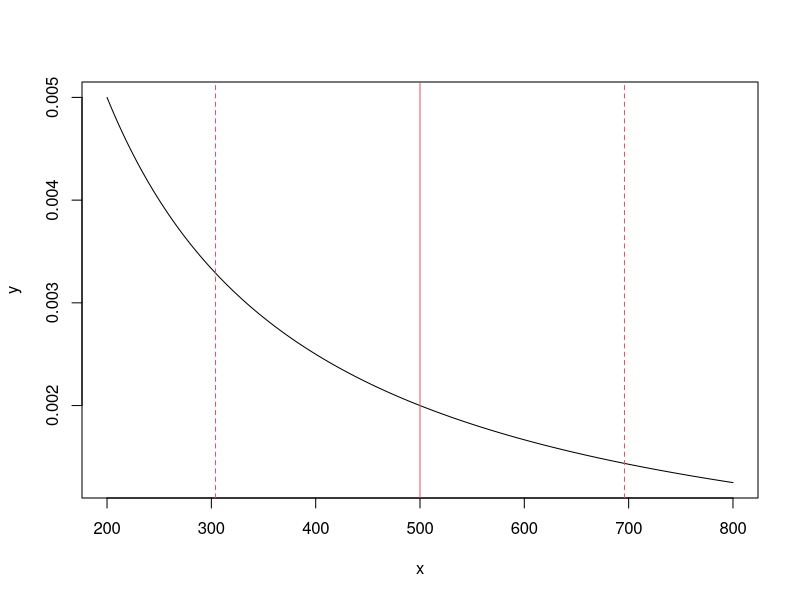
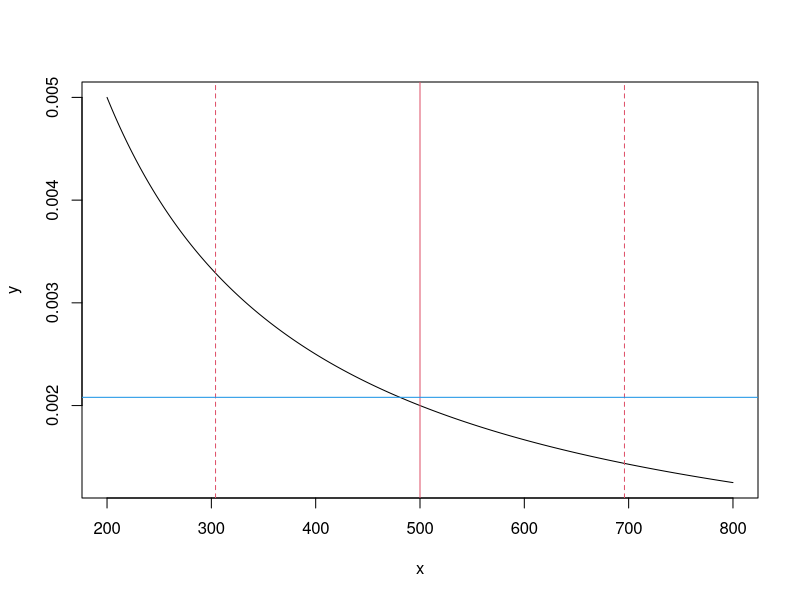
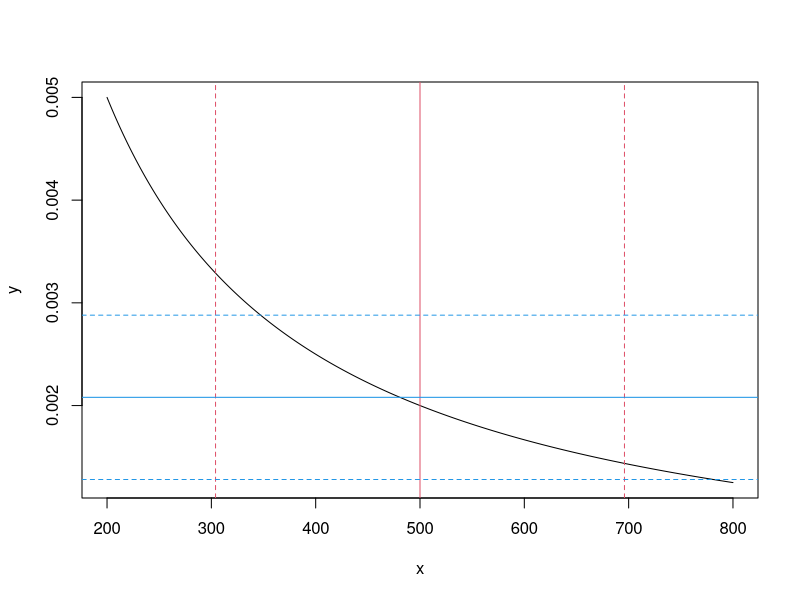
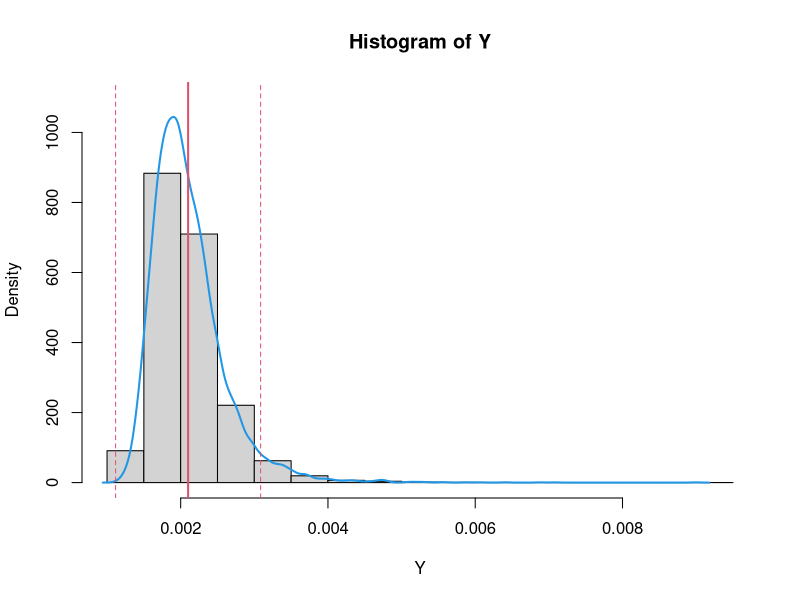
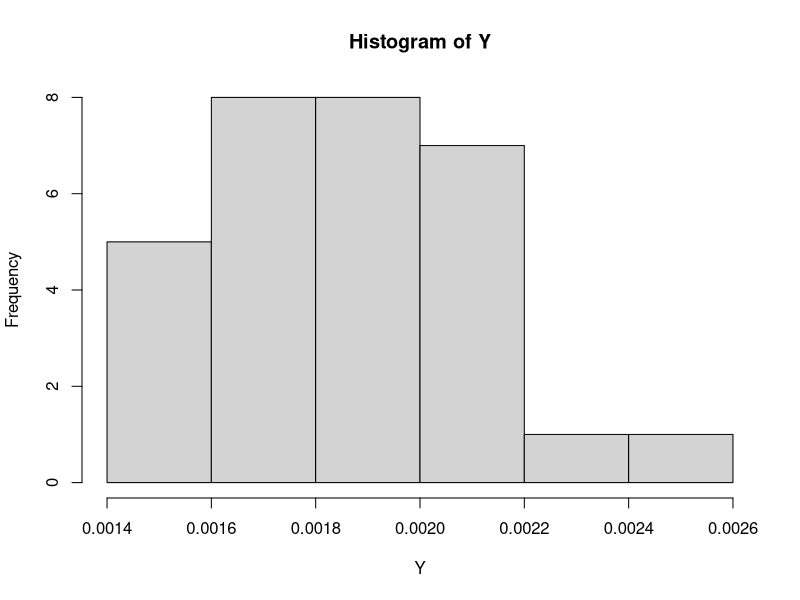
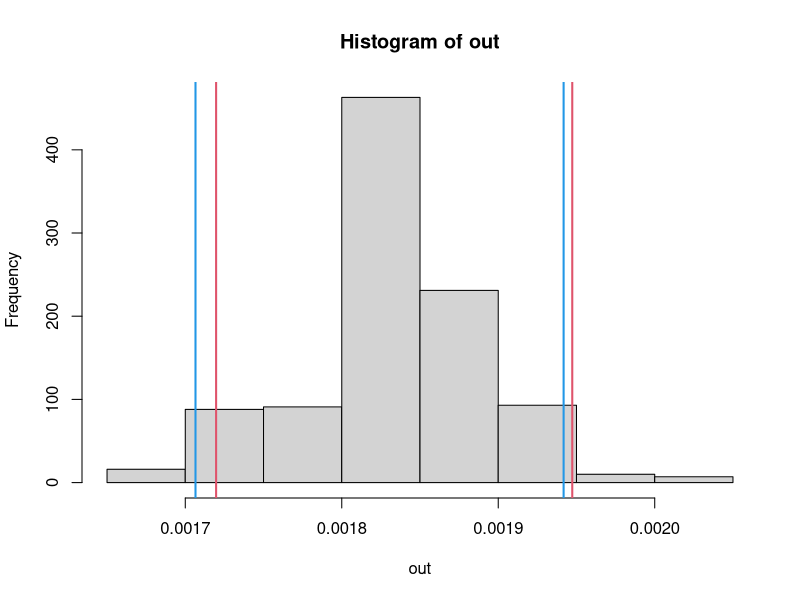

Write the R code that produced these figures, in order.
############################################################################################

# FISH 604: Modern Appied Statistics for Fisheries
# In class exercise: 2a. Estimate variance using delta method
#                    2b. Simple bootstrap

# (Exercises with solutions)

# Franz Mueter

############################################################################################

#### 2a. Compute the variance of the inverse of a variable

# Let X be the number of salmon returning to a particular stream to spawn
# Assume we know that, on average, approximately X_bar = 500 salmon return 
# to spawn, with a standard deviation of +/- 100 fish.

# We are interested in some "per spawner" ratio
# and wish to know the mean and variance of 1/X

# Use the Delta method to estimate the mean and variance of 1/X:

# First, we can check if linearity is a reasonable approximation near the mean:
plot(200:800, 1/(200:800), type="l", xlab = "x", ylab="y")

mu.x <- 500     # Assumed known
s2.x <- 100^2   # Assumed known
abline(v=mu.x, col=2)  # Assumed mean

# Assumed 95% confidence interval IF x were normally distributed:
abline(v=c(mu.x + 1.96*sqrt(s2.x),mu.x - 1.96*sqrt(s2.x)) , col=2, lty=2)  

# Over the range of likely x-values, the transformed variable (1/x)
# shows some curvature, but not too extreme, and it curves in a 
# smooth manner that a Taylor expansion can reasonably approximate

#----------------------------------------------------------------------
#### Exercise 2a.1:

# (a) Using the formula from Mod 2 Basics(1) for the Delta method, 
# compute the expected mean ("better approximation") and variance 
# of 1/X. We will need the first and second derivatives of 1/X

# How and why does the expected mean from the delta method differ 
# from the value of 1/mu.x?

# Expected mean of Y = 1/X
# (a)
(mu.y <- 1/mu.x + s2.x/mu.x^3)
# Replot everything:
plot(200:800, 1/(200:800), type="l", xlab = "x", ylab="y")
abline(v=mu.x, col=2)  # Assumed mean
abline(v=c(mu.x + 1.96*sqrt(s2.x),mu.x - 1.96*sqrt(s2.x)) , col=2, lty=2)  
abline(h=mu.y, col=4)
# The estimated mean (blue line) is larger than 1/mu.x (intersection of red and black lines) 
# because of the concave upwards curvature in 1/X, which implies that the second derivative
# (and hence the second term above) is positive. This is as it should be!

#----------------------------------------------------------------------


# (b) Estimate the standard deviation of 1/X, given E(X)=mu.x and Var(X)=s2.x

# Variance of Y = 1/X
s2.x / mu.x^4

# Standard deviation of Y = 1/X
(sd.y <- sqrt(s2.x / mu.x^4))
# Replot everything:
plot(200:800, 1/(200:800), type="l", xlab = "x", ylab="y")
abline(v=mu.x, col=2)  # Assumed mean
abline(v=c(mu.x + 1.96*sqrt(s2.x),mu.x - 1.96*sqrt(s2.x)) , col=2, lty=2)  
abline(h=mu.y, col=4)
abline(h=c(mu.y + 2*sd.y, mu.y - 2*sd.y), col=4, lty=2)

# --------------------------------------------------------------------


### Exercise 2a.2:
# Assuming X is normally distributed with mean 500 and SD = 100  
# examine how well the approximation actually works as follows:

# 1. Simulate 10,000 random draws from a Normal(500, 100) and save as X (use 'rnorm()'!)
# 2. Compute Y = 1/X and compute the mean and standard deviation of Y
# 3. Evaluate how well the delta method approximates the "true" mean and variance
#    (assuming that the mean and and SD estimated in (2) approximate the true values)
# 4. Plot a histogram or density estimate of the full distribution of 1/X (simulated values)
# 5. Add horizontal lines at the mean and at +/- 2 standard deviations
#    For a normally distributed random variable, the interval x_bar +/- 2 SD contains roughly 
#    the central 95% of observations. 
#    Does the interval for 1/X provide an appropriate 95% "confidence interval"

X <- rnorm(10000, 500, 100)  # 10,000 simulated draws from a normal random variable
mean(X); sd(X)  # Verify that X has correct mean & SD
Y <- 1/X
mean(Y)  # Estimated mean of Y based on 10,000 simulated values
mu.y     # Expected mean based on delta method (pretty good!!)
sd(Y)    # Estimated standard deviation of Y based on 10,000 simulated values
sd.y     # The estimate of standard deviation from the delta method

# In the simulation, we generate 10,000 random normal values (X) and the inverse 
# 1/X for each simulated value of X. This gives us an approximation of the "true" 
# mean [mean(Y)] and the standard deviation sd(Y) of 1/X. The simulated mean is
# very close to the mean estimated using the delta method (mu.y). The simulated 
# standard deviation is typically somewhat larger than the standard deviation 
# estimated by the delta method: 0.0004. Repeated simulations (or increasing the 
# number of simulated values) suggests that the 'true' standard deviation is 
# approximately 0.0005 or about 25% larger than that estimated by the delta method.
# We could improve the estimate by using more terms of the Taylor expansion that
# include higher-order derivatives

# Examine distribution of 1/X and evaluate confidence interval
hist(Y, freq=F, ylim=c(0,1100))
lines(density(Y), col=4, lwd=2)
abline(v=mean(Y), col=2, lwd=2)
abline(v = mean(Y) + c(2,-2)*sd(Y), col=2, lty=2)

# The interval appears to provide a reaonable 95% confidence interval altough it
# may be preferable in this case to constuct an asymmertical confidence interval
# because the distribution of 1/X is strongly right-skewed and far from normal
# This could be accomplished using a bootstrap, as shown below
# --------------------------------------------------------------------




#############################################################################################
# 2b. A simple bootstrap example to estimate the variance of the median:

# Returning to the spawner example, assume we have repeated aerial estimates of 
# spawner abundances and we wish to use the data to estimate a more robust measure
# of 1/X and it's variability, for example the median and it's variance

# Observations X:
X <- c(455, 583, 643, 596, 424, 545, 498, 412, 461, 513, 472, 616, 645, 655, 593,
       491, 632, 467, 525, 517, 491, 589, 546, 615, 546, 702, 540, 534, 573, 564)

Y <- 1/X
hist(Y)

median(Y)  # Estimate of median from data

# Bootstrap estimates of median and its variance
out <- numeric(999)  # Set up a vector for the output (see for loop below)
for(i in 1:999) {
  Y.boot <- sample(Y, replace=T)
  out[i] <- median(Y.boot) 
}
hist(out)
mean(out)  # Bootstrap estimate of median
sd(out)    # Bootstrap estimate of standard error of median

# IF we assume the median follows a normal distribution, an approximate 
# 95% confidence interval is given by +/- 2 sd:
CI1 <- mean(out) + c(-2,2) * sd(out)
CI1
abline(v=CI1, col=2, lwd=2)

# A (possibly better) confidence interval that avoids the normal assumption 
# could be based on the lower 2.5th and upper 2.5th percentiles of the 
# bootstrap distribution of the median (i.e. that part of the distribution 
# that contains the central 95% of the bootstrapped values):
CI2 <- quantile(out, c(0.025, 0.975))
CI2
abline(v=CI2, col=4, lwd=2)
# In this case, the two (equally valid) confidence intervals agree quite well!

